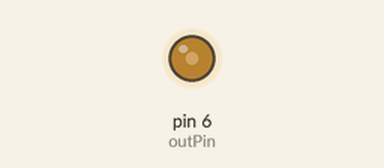
Bench run of a sketch on a simulated Arduino Uno, built with avr-gcc and run on an emulated ATmega328P. Parts: output pins drawn as LEDs (lit = HIGH). Wiring (inferred from the names in the program): 2 × IR receiver: data pin 3 / data pin 4.

Above: at 0.1 s.
Timing chart, 0 to 1.6 s (numbered marks = the images above):
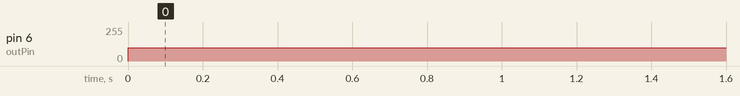

Measured:
- by itself, pin 6 (outPin): 0/255 → 100/255 at 0.00 s

The sketch:

AtTiny.ino
```cpp
/*
*	OSSCAL calibrator. To be used with an arduino running the AutoCalibrate sketch.
*	Generates feedback PWMS so the arduino can calibrate the device's RC osscilator calibration value.
*
*/

byte osccal_val = 0; //OSCCAL initial start
byte remote_dec = 3; //remote arduino tells to decrement
byte remote_inc = 4; //remote arduino tells to increment
int outPin = 6;
void setup()
{
  pinMode(outPin, OUTPUT);
  pinMode(remote_inc, INPUT);
  pinMode(remote_dec, INPUT);
}

void loop()
{
  OSCCAL = osccal_val;
  analogWrite(outPin, 100); //Send PWM out signal for frequency checking

  //Wait until we get an input
  while(digitalRead(remote_inc) == LOW && digitalRead(remote_dec) == LOW);

  if(digitalRead(remote_inc) == HIGH)
  {
    osccal_val = osccal_val + 1;
    //Wait until signal drops LOW again
    while(digitalRead(remote_inc) == HIGH);
  }

  if(digitalRead(remote_dec) == HIGH)
  {
    osccal_val = osccal_val -1;
    //Wait until signal drops LOW again
    while(digitalRead(remote_dec) == HIGH);
  }
}
```
